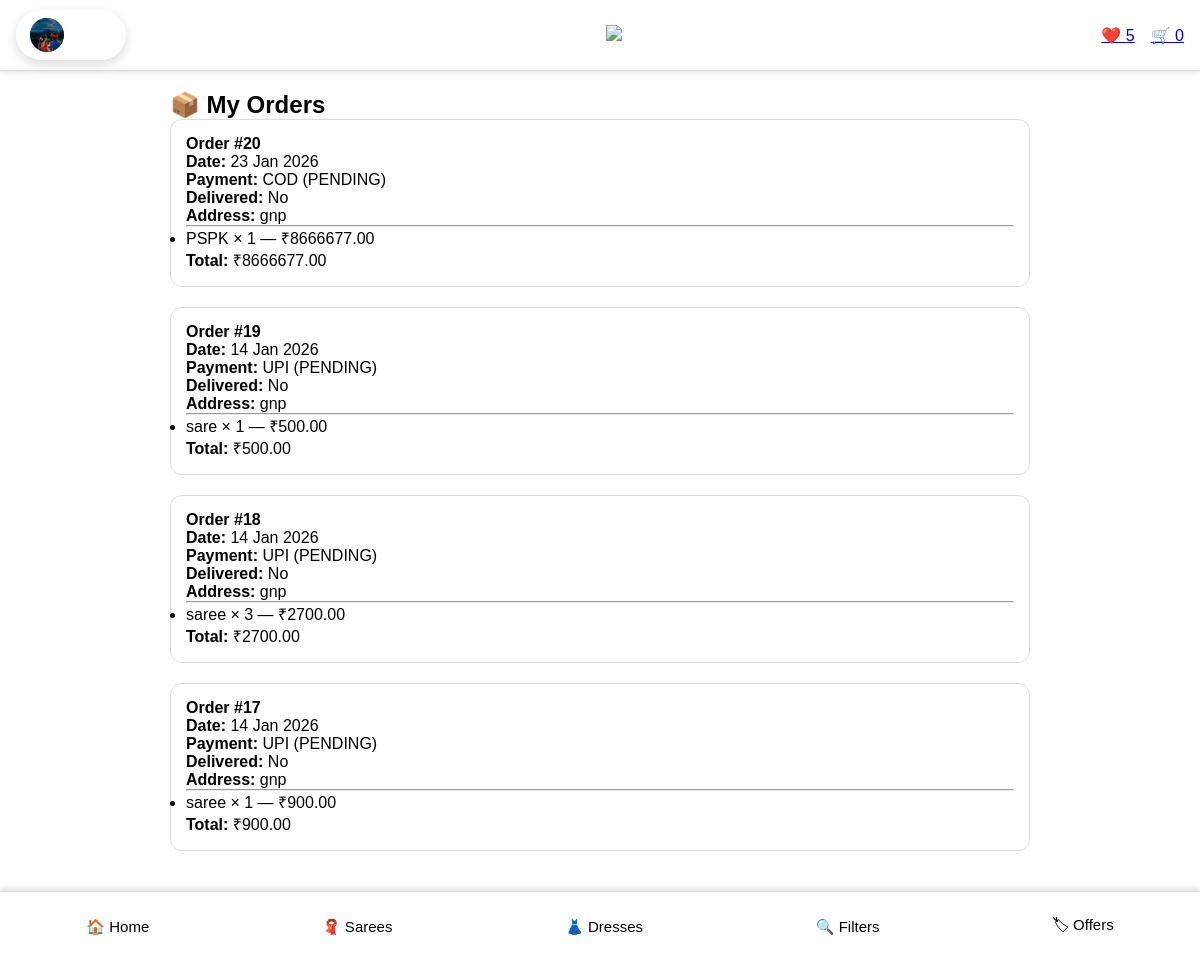
Before: /my-orders/ (signed in) with the older database file.
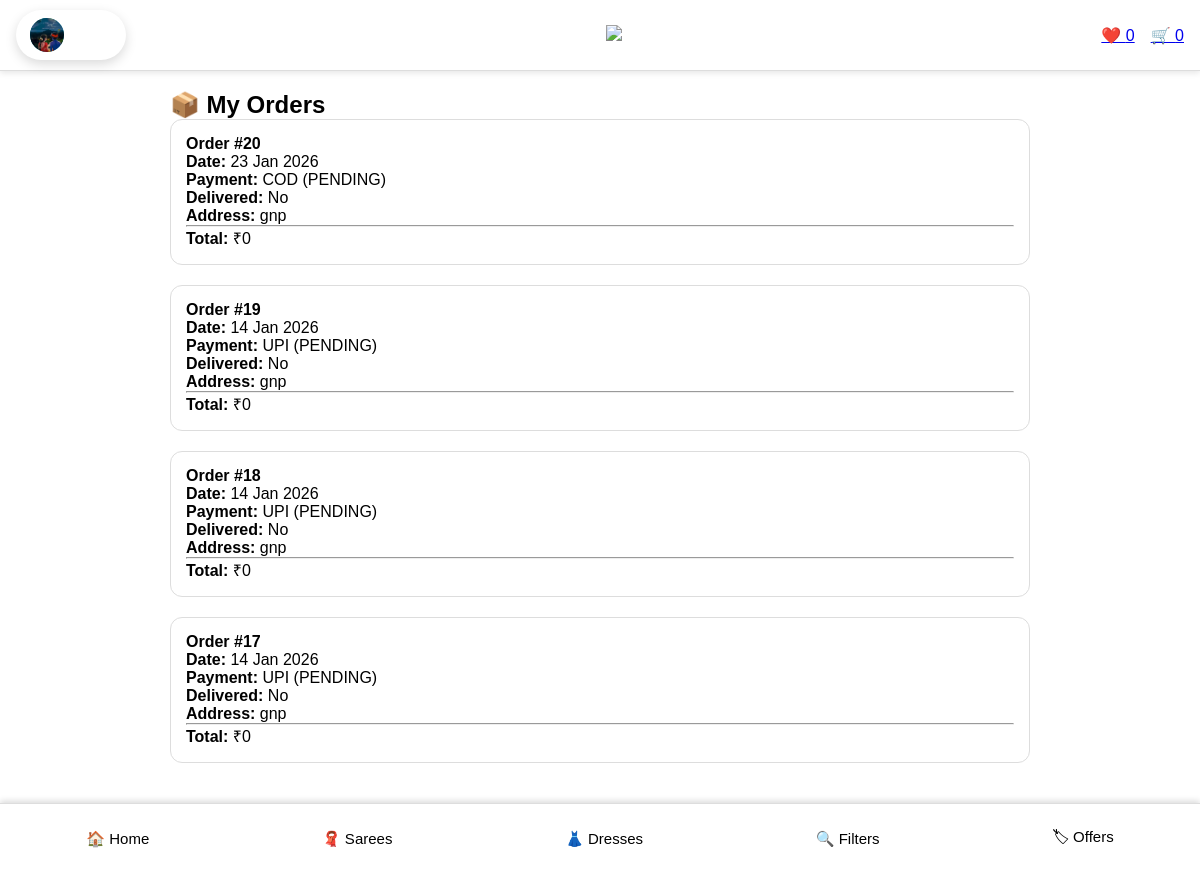
After: the same page with the newer database file.
### shop/models.py (models this page shows, shortened)
class Profile(models.Model):
    user = models.OneToOneField(User, on_delete=models.CASCADE, related_name="profile")
    phone = models.CharField(max_length=20, blank=True)
    address = models.TextField(blank=True)
    profile_image = models.ImageField(
        upload_to="profiles/",
        blank=True,
        null=True
    )

class Order(models.Model):
    PAYMENT_METHODS = [
        ("COD", "Cash on Delivery"),
        ("RAZORPAY", "Razorpay"),
        ("UPI", "UPI"),
    ]
    PAYMENT_STATUS = [
        ("PENDING", "Pending"),
        ("PAID", "Paid"),
        ("FAILED", "Failed"),
    ]
    user = models.ForeignKey(User, on_delete=models.CASCADE)
    created_at = models.DateTimeField(auto_now_add=True)
    delivered = models.BooleanField(default=False)
    address = models.TextField(blank=True)
    payment_method = models.CharField(max_length=20, choices=PAYMENT_METHODS, default="COD")
    payment_status = models.CharField(max_length=20, choices=PAYMENT_STATUS, default="PENDING")
    razorpay_order_id = models.CharField(max_length=200, blank=True, null=True)
    razorpay_payment_id = models.CharField(max_length=200, blank=True, null=True)
    razorpay_signature = models.CharField(max_length=200, blank=True, null=True)
    def total_amount(self):
        return sum(item.subtotal() for item in self.items.all())

class OrderItem(models.Model):
    order = models.ForeignKey(Order, on_delete=models.CASCADE, related_name="items")
    product = models.ForeignKey(Product, on_delete=models.CASCADE)
    quantity = models.PositiveIntegerField(default=1)
    price = models.DecimalField(max_digits=10, decimal_places=2)
    def subtotal(self):
        return self.price * self.quantity

class Product(models.Model):
    CATEGORY_CHOICES = [
        ("sarees", "Sarees"),
        ("dress", "Dresses"),
        ("offers", "Offers"),
    ]
    name = models.CharField(max_length=255)
    category = models.CharField(max_length=50, choices=CATEGORY_CHOICES)
    price = models.DecimalField(max_digits=10, decimal_places=2)
    available = models.BooleanField(default=True)
    image = CloudinaryField("image", blank=True, null=True)
    description = models.TextField(blank=True)
    details = models.TextField(blank=True)
    show_on_homepage = models.BooleanField(default=True)
    is_offer = models.BooleanField(default=False)
    created_at = models.DateTimeField(auto_now_add=True)
    class Meta:
        ordering = ["-created_at"]

### shop/views.py (the view)
# urls.py: path("my-orders/", views.my_orders, name="my_orders"),
@login_required
def my_orders(request):
    orders = Order.objects.filter(user=request.user).order_by("-created_at")
    return render(request, "shop/my_orders.html", {
        "orders": orders
    })

### shop/context_processors.py (called while the page is built)
def user_counts(request):
    cart_count = 0
    wishlist_count = 0
    if request.user.is_authenticated:
        cart = request.session.get('cart', {})
        cart_count = sum(cart.values())  # sum of all quantities
        wishlist_count = Wishlist.objects.filter(user=request.user).count()
    return {
        'cart_count': cart_count,
        'wishlist_count': wishlist_count,
    }

### templates/shop/my_orders.html (shortened to what this page needs)
{% extends "shop/base.html" %}
{% block content %}
<div style="max-width:900px;margin:auto;padding:20px;">
  <h2>📦 My Orders</h2>
  {% if orders %}
    {% for order in orders %}
      <div style="border:1px solid #ddd;padding:15px;margin-bottom:20px;border-radius:12px;">
        <h4>Order #{{ order.id }}</h4>
        <p><b>Date:</b> {{ order.created_at|date:"d M Y" }}</p>
        <p><b>Payment:</b> {{ order.payment_method }} ({{ order.payment_status }})</p>
        <p><b>Delivered:</b> {{ order.delivered|yesno:"Yes,No" }}</p>
        <p><b>Address:</b> {{ order.address }}</p>
        <hr>
        <ul>
          {% for item in order.items.all %}
            <li>
              {{ item.product.name }} × {{ item.quantity }}
              — ₹{{ item.subtotal }}
            </li>
          {% endfor %}
        </ul>
        <p><b>Total:</b> ₹{{ order.total_amount }}</p>
      </div>
    {% endfor %}
  {% else %}
    <p>No orders yet.</p>
  {% endif %}
</div>
{% endblock %}

### templates/shop/base.html (shortened to what this page needs)
{% load static %}
<!DOCTYPE html>
<html lang="en">
<head>
    <link rel="stylesheet" href="{% static 'shop/css/styles.css' %}" />
    <link rel="stylesheet"
          href="https://cdnjs.cloudflare.com/ajax/libs/font-awesome/6.5.0/css/all.min.css"/>
</head>
<body>
<nav class="top-nav">
    <div class="profile-wrapper">
        <button class="profile-btn" onclick="toggleProfile()">
            <div class="avatar">
                {% if user.is_authenticated %}
                    {% if user.profile.profile_image %}
                        <img src="{{ user.profile.profile_image.url }}">
                    {% else %}
                        {{ user.username|slice:":1"|upper }}
                    {% endif %}
                {% else %}
                    <i class="fa fa-user"></i>
                {% endif %}
            </div>
            <span>Profile</span>
        </button>
    </div>
    <a href="{% url 'home' %}">
        <img src="{% static 'shop/images/ammuu logo.jpg' %}" height="40">
    </a>
    <div class="top-nav-right">
      {% if user.is_authenticated %}
        <a href="{% url 'wishlist' %}">❤️ {{ wishlist_count }}</a>
        <a href="{% url 'cart' %}">🛒 {{ cart_count }}</a>
      {% endif %}
    </div>
</nav>
{% block content %}{% endblock %}
<nav class="bottom-nav">
    <a href="{% url 'home' %}">🏠 Home</a>
    <a href="{% url 'category' 'sarees' %}">🧣 Sarees</a>
    <a href="{% url 'category' 'dresses' %}">👗 Dresses</a>
    <span onclick="toggleFilters()">🔍 Filters</span>
    <a href="{% url 'offers' %}">🏷 Offers</a>
</nav>
</body>
</html>

### shop/static/shop/css/styles.css (style rules this page uses)
:root { --bg: #ffffff; --primary: #0b7285; --radius: 12px; }
* { box-sizing: border-box; margin: 0; padding: 0; }
body { font-family: 'Josefin Sans', sans-serif; color: #000; background: var(--bg); }
.top-nav { display: flex; justify-content: space-between; align-items: center; padding: 10px 20px; background: #f8f8f8; border-bottom: 1px solid #ddd; position: sticky; top: 0; z-index: 1000; }
.profile-wrapper { position: relative; }
.profile-btn { background: none; border: none; cursor: pointer; display: flex; align-items: center; gap: 8px; font-size: 14px; }
.avatar { width: 34px; height: 34px; border-radius: 50%; background: linear-gradient(135deg, #0b7285, #22b8cf); color: #fff; display: flex; align-items: center; justify-content: center; font-weight: bold; font-size: 14px; }
.bottom-nav { position: fixed; bottom: 0; left: 0; width: 100%; height: 70px; background: #fff; border-top: 1px solid #ddd; box-shadow: 0 -2px 10px rgba(0,0,0,0.1); display: flex; justify-content: space-around; align-items: center; z-index: 1000; }
.bottom-nav a { text-decoration: none; font-size: 14px; color: #6b21a8; display: flex; flex-direction: column; align-items: center; gap: 4px; }
.profile-btn { display: flex; align-items: center; gap: 8px; background: linear-gradient(135deg, #0b7285, #20c997); color: #fff; border: none; padding: 8px 14px; border-radius: 30px; font-size: 14px; cursor: pointer; transition: all 0.3s ease; box-shadow: 0 4px 12px rgba(0,0,0,0.15); }

### templates/shop/base.html (style rules this page uses)
body { margin: 0; padding-bottom: 70px; }
.profile-wrapper { position: relative; }
.profile-btn { background: none; border: none; cursor: pointer; display: flex; align-items: center; gap: 8px; }
.avatar { width: 34px; height: 34px; border-radius: 50%; background: linear-gradient(135deg, #0b7285, #22b8cf); color: #fff; display: flex; align-items: center; justify-content: center; font-weight: bold; overflow: hidden; }
.avatar img { width: 100%; height: 100%; object-fit: cover; }
.top-nav { display: flex; justify-content: space-between; align-items: center; padding: 10px 16px; background: #fff; box-shadow: 0 2px 6px rgba(0,0,0,0.1); position: sticky; top: 0; z-index: 3000; }
.top-nav-right { display: flex; align-items: center; gap: 16px; }
.bottom-nav { position: fixed; bottom: 0; left: 0; right: 0; background: #fff; display: flex; justify-content: space-around; padding: 12px 0; box-shadow: 0 -2px 6px rgba(0,0,0,0.15); z-index: 4000; }
.bottom-nav a, .bottom-nav span { text-decoration: none; color: #000; cursor: pointer; font-size: 15px; }

Changed rows visible on the page:
removed OrderItem: product.name "PSPK", quantity "1", subtotal "8666677.00", shown under Order "23 Jan 2026"
removed OrderItem: product.name "sare", quantity "1", subtotal "500.00", shown under Order id 19
removed OrderItem: product.name "saree", quantity "3", subtotal "2700.00", shown under Order id 18
removed OrderItem: product.name "saree", quantity "1", subtotal "900.00", shown under Order id 17
computed for Order "23 Jan 2026": total_amount "8666677.00" → "0"
computed for Order id 19: total_amount "500.00" → "0"
computed for Order id 18: total_amount "2700.00" → "0"
computed for Order id 17: total_amount "900.00" → "0"
Other visible differences:
{{ wishlist_count }}: "5" → "0"
